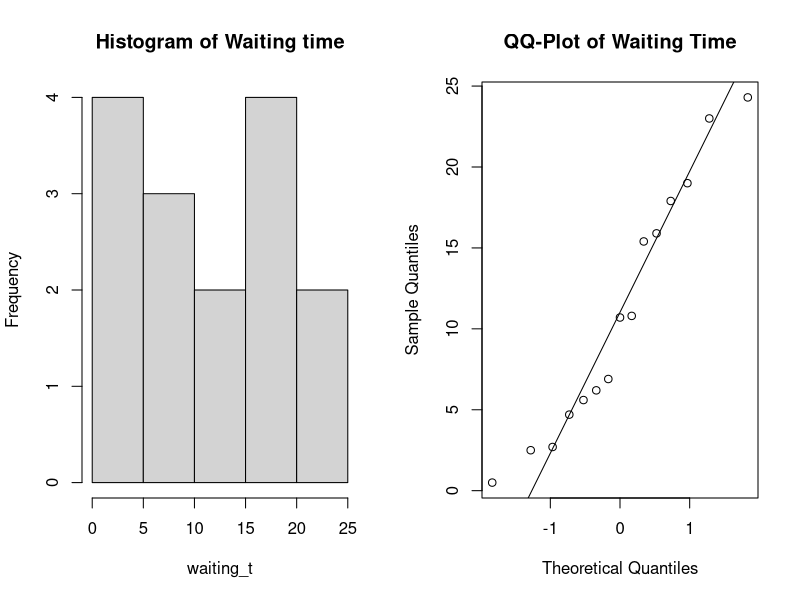
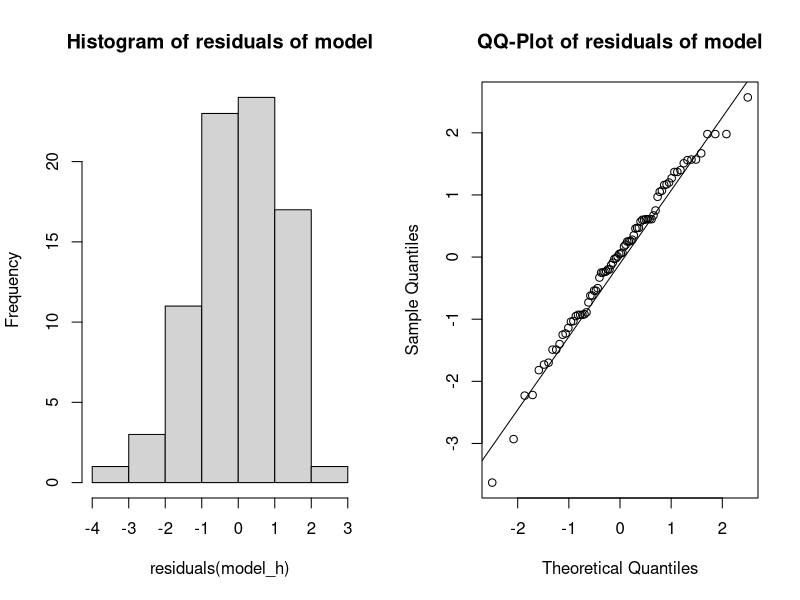

Generate these figures, in order, with R: (Note: this script raises an error after producing the figures.)
## ---- chunk 1
knitr::opts_chunk$set(echo = TRUE)
## ---- chunk 2
library(tidyverse)
library(ggpubr)
library(rstatix)
install.packages("lme4")
## ---- chunk 3
waiting_t <- c(15.4, 17.9, 19.0, 0.5, 15.9, 2.7, 6.2, 2.5, 4.7, 6.9, 10.8, 24.3, 5.6, 23.0, 10.7)
mu_t = mean(waiting_t)
format(round(mu_t, 3), nsmall = 3) #rounding off to 3 decimals places 
## ---- chunk 4
par(mfrow=c(1,2))
hist(waiting_t, main='Histogram of Waiting time')
qqnorm(waiting_t, main='QQ-Plot of Waiting Time')
qqline(waiting_t)
## ---- chunk 5
shapiro.test(waiting_t)
## ---- chunk 6
#97% CI means an alpha of 0.03
z <- qnorm(0.985) #get z(alpha/2)
me_t <- z*((sd(waiting_t))/sqrt(15))
Lb <- mu_t - me_t
Ub <- mu_t + me_t
sprintf("%f is Lower Bound", Lb)
sprintf("%f is Upper Bound",Ub)
## ---- chunk 7
#97% CI means an alpha of 0.03
z <- qnorm(0.985) #get z(alpha/2)
sd_t <- (sd(waiting_t))
E = 2
sample_size <- z^2 * sd_t^2/E^2
sprintf("%f is minimum sample size", sample_size)
## ---- chunk 8
B=1000
Tstar = numeric(B)
for(i in 1:B){
  Xstar=sample(waiting_t, replace=TRUE)
  Tstar[i]=mean(Xstar)}
Tstar15=quantile(Tstar, 0.015)
Tstar985=quantile(Tstar, 0.985)
sum(Tstar<Tstar15)

c(2*mu_t-Tstar985, 2*mu_t-Tstar15)
## ---- chunk 9
t.test(waiting_t, mu =15, alternative="less")
## ---- chunk 10
above_m <- sum(waiting_t<15)
binom.test(above_m, length(waiting_t), p=0.5, alternative = "less")
## ---- chunk 11
power.t.test(length(waiting_t), delta = 1, alternative = "one.sided") #mu_new = 14
power.t.test(length(waiting_t), delta = 2, alternative = "one.sided") #mu_new = 13
#pbinom(length(waiting_t), alternative= "one.sided") # cares about median so the power does not dependent on a different mu?
## ---- chunk 12
p_hat_r = 0.53 #right end of CI
n = 15 #sample size
SE= sqrt((p_hat_r*(1-p_hat_r))/n) #Calculating sample error
p_hat_l = p_hat_r - (4*SE) #95% confidence interval, difference of 4 sigmas between left and right bound of CI 
CI_p = c(p_hat_l, p_hat_r)
print(CI_p)
## ---- chunk 13
prop.test(x=c(3, 2), n = c(7, 8))
## ---- chunk 14
data_h = read.table(file="hemoglobin.txt",header=TRUE)
data_h$rate = as.factor(data_h$rate)
data_h$method = as.factor(data_h$method)
data_h$hemoglobin = as.numeric(as.character(data_h$hemoglobin))

df = data.frame(data_h)
df
## ---- chunk 15
I=4 #4 levels of rate
J=2 #2 levels of method
N=10 #80 observations/fishes
rbind(rep(1:I,each=N*J),rep(1:J,N*I),sample(1:(N*I*J)))
## ---- chunk 16
model_h = lm(hemoglobin ~ rate*method, data=df)
#Visualizations on normality
par(mfrow=c(1,2))
hist(residuals(model_h), main='Histogram of residuals of model') 
qqnorm(residuals(model_h), main='QQ-Plot of residuals of model')
qqline(residuals(model_h))
#test on normality 
shapiro.test(residuals(model_h)) 
## ---- chunk 17
#Performing Anova Test
anova(model_h)
summary(model_h)
## ---- chunk 18
model_new = lm(hemoglobin ~ rate+method, data=df)
anova(model_new)
summary(model_new)
## ---- chunk 19
methA = df[which(method == 'A'),]
methB = df[which(method == 'B'),]
rate_mA <- with(methA, tapply(hemoglobin, rate, mean))
rate_mB <- with(methB, tapply(hemoglobin, rate, mean))
rate_mA; rate_mB
## ---- chunk 20
meth_a3 = df[which(method == 'A' & rate == 3),] #filter dataframe where rate=3 and method=A
hemo = meth_a3[,1] #select hemoglobin column
mean(hemo)
## ---- chunk 21
rate_m <- with(df, tapply(hemoglobin, rate, mean))
rate_m
## ---- chunk 22
model_1 = lm(hemoglobin ~ rate, data=df)
anova(model_1)
summary(model_1)
## ---- chunk 23
data = read.table(file="cream.txt",header=TRUE)
data$batch = as.factor(data$batch)
data$position = as.factor(data$position)
data$starter = as.factor(data$starter)
data$acidity = as.numeric(as.character(data$acidity))

df = data.frame(data)

model  <- lm(acidity ~ batch+position+starter, data = df)

#Visualizations on normality
par(mfrow=c(1,2))
hist(residuals(model), main='Histogram of residuals of model') 
qqnorm(residuals(model), main='QQ-Plot of residuals of model')
qqline(residuals(model))
#test on normality 
shapiro.test(residuals(model)) 

#Performing Anova Test
anova(model)
summary(model)
## ---- chunk 24
model  <- lm(acidity ~ batch+starter, data = df)

#Performing Anova Test
anova(model)
summary(model)
## ---- chunk 25
model_new  = lmer(acidity ~ starter+batch+(1|position) , data = df, REML=FALSE)
model1 = lmer(acidity ~ batch+(1|position) , data = df, REML=FALSE)
#Performing Anova Test
anova(model_new)
summary(model_new)
anova(model1, model_new)
